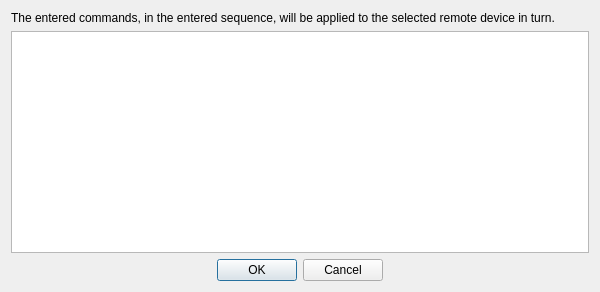
<?xml version="1.0" encoding="UTF-8"?>
<ui version="4.0">
 <class>CommandWind</class>
 <widget class="QDialog" name="CommandWind">
  <property name="geometry">
   <rect>
    <x>0</x>
    <y>0</y>
    <width>600</width>
    <height>292</height>
   </rect>
  </property>
  <property name="windowTitle">
   <string>Dialog</string>
  </property>
  <layout class="QVBoxLayout" name="verticalLayout">
   <item>
    <widget class="QLabel" name="label">
     <property name="text">
      <string>The entered commands, in the entered sequence, will be applied to the selected remote device in turn.</string>
     </property>
    </widget>
   </item>
   <item>
    <widget class="QTextEdit" name="textEdit"/>
   </item>
   <item>
    <widget class="QDialogButtonBox" name="buttonBox">
     <property name="standardButtons">
      <set>QDialogButtonBox::Cancel|QDialogButtonBox::Ok</set>
     </property>
     <property name="centerButtons">
      <bool>true</bool>
     </property>
    </widget>
   </item>
  </layout>
 </widget>
 <resources/>
 <connections/>
</ui>
